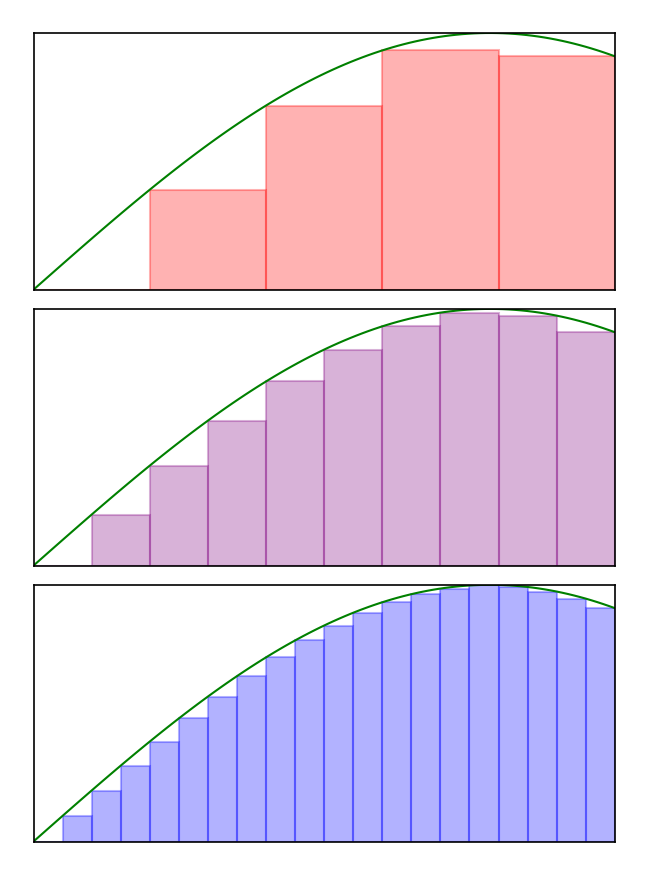

This figure's Python source:
import matplotlib.pyplot as plt
import numpy as np 

xmax = 2
xmin = 0
totalwidth = xmax - xmin
colour1 = 'red'
colour2 = 'purple'
colour3 = 'blue'
f = np.sin

# 20 points equally spaced points (plus zero) in the domain
x = np.linspace(xmin, xmax, num=21, endpoint=True)
y = f(x)

# To draw graph
xs = np.linspace(xmin, xmax, 100)
ys = f(xs)

# Set up axes
fig, axes = plt.subplots(nrows=3, dpi=300, figsize=(2.5, 3.5))
fig.subplots_adjust(hspace = 0.075)
ax1, ax2, ax3 = axes
for ax in axes:
    ax.plot(xs, ys, 'g-', linewidth=0.5) 
    ax.tick_params(top=False, 
                   bottom=False, 
                   left=False, 
                   right=False, 
                   labelleft=False, 
                   labelbottom=False, 
                   labelright=False,
                   labeltop=False)
    for axis in ['top','bottom','left','right']:
      ax.spines[axis].set_linewidth(0.4)

    ax.set_xlim(xmin, xmax)

# Skinny --> Wide
x1, x2, x4 = [x[:-1:2**n] for n in range(3)]
bar1, bar2, bar4 = [(x, []) for x in [x1, x2, x4]]
for interval_steps, bar in zip([x1, x2, x4], [bar1, bar2, bar4]):
    for i in range(len(interval_steps)):
        xright = xmax if i == len(interval_steps) - 1 else interval_steps[i+1]
        xleft = interval_steps[i]
        interval = np.linspace(xleft, xright, 1000)
        interval_mapped = [f(x) for x in interval]
        interval_min = min(interval_mapped)
        bar[1].append(interval_min)

ax1.bar(*bar4, 
    align='edge', width=(totalwidth/5), 
    fc=colour1, ec=colour1, alpha=0.3)
ax2.bar(*bar2,
    align='edge', width=(totalwidth/10),
    fc=colour2, ec=colour2, alpha=0.3)
ax3.bar(*bar1, 
    align='edge', width=(totalwidth/20),
    fc=colour3, ec=colour3, alpha=0.3)

fig.savefig('Area3.png')
#plt.show()
